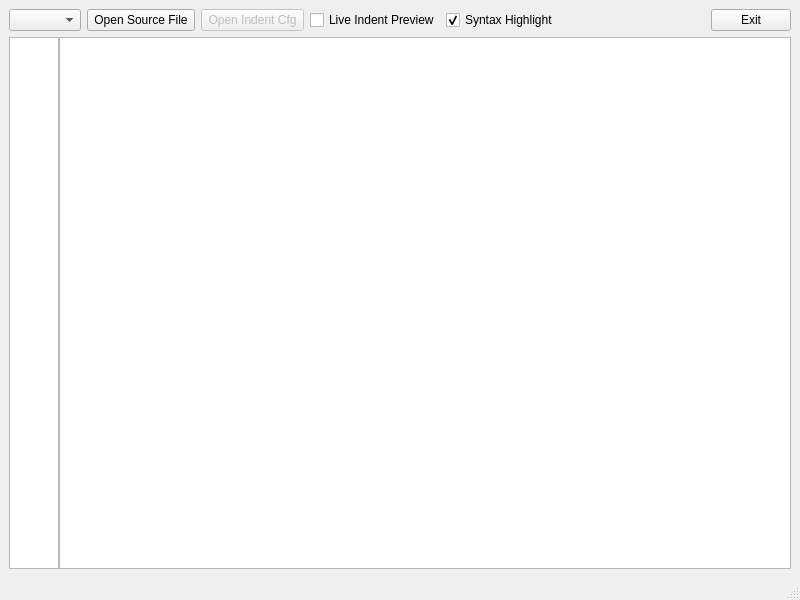
<ui version="4.0" >
 <author>Thomas_-_S</author>
 <comment></comment>
 <exportmacro></exportmacro>
 <class>IndentGui</class>
 <widget class="QMainWindow" name="IndentGui" >
  <property name="geometry" >
   <rect>
    <x>0</x>
    <y>0</y>
    <width>800</width>
    <height>600</height>
   </rect>
  </property>
  <property name="windowTitle" >
   <string>UniversalIndentGUI</string>
  </property>
  <property name="windowIcon" >
   <iconset resource="../resources/Icons.qrc" >:/new/prefix1/icon2.png</iconset>
  </property>
  <widget class="QWidget" name="centralwidget" >
   <layout class="QVBoxLayout" >
    <property name="margin" >
     <number>9</number>
    </property>
    <property name="spacing" >
     <number>6</number>
    </property>
    <item>
     <layout class="QHBoxLayout" >
      <property name="margin" >
       <number>0</number>
      </property>
      <property name="spacing" >
       <number>6</number>
      </property>
      <item>
       <widget class="QComboBox" name="cmbBoxIndenters" >
        <property name="toolTip" >
         <string>&lt;html>&lt;head>&lt;meta name="qrichtext" content="1" />&lt;/head>&lt;body style=" white-space: pre-wrap; font-family:MS Shell Dlg; font-size:8.25pt; font-weight:400; font-style:normal; text-decoration:none;">&lt;p style=" margin-top:0px; margin-bottom:0px; margin-left:0px; margin-right:0px; -qt-block-indent:0; text-indent:0px;">Shows the currently chosen indenters name and lets you choose other available indenters&lt;/p>&lt;/body>&lt;/html></string>
        </property>
       </widget>
      </item>
      <item>
       <widget class="QPushButton" name="pbOpenFile" >
        <property name="toolTip" >
         <string>&lt;html>&lt;head>&lt;meta name="qrichtext" content="1" />&lt;/head>&lt;body style=" white-space: pre-wrap; font-family:MS Shell Dlg; font-size:8.25pt; font-weight:400; font-style:normal; text-decoration:none;">&lt;p style=" margin-top:0px; margin-bottom:0px; margin-left:0px; margin-right:0px; -qt-block-indent:0; text-indent:0px;">&lt;span style=" font-size:8pt;">Opens a dialog for selecting a source code file.&lt;/span>&lt;/p>&lt;p style=" margin-top:0px; margin-bottom:0px; margin-left:0px; margin-right:0px; -qt-block-indent:0; text-indent:0px; font-size:8pt;">This file will be used to show what the indent tool changes.&lt;/p>&lt;/body>&lt;/html></string>
        </property>
        <property name="text" >
         <string> Open Source File </string>
        </property>
        <property name="icon" >
         <iconset resource="../resources/Icons.qrc" >:/new/prefix1/icon3.png</iconset>
        </property>
       </widget>
      </item>
      <item>
       <widget class="QPushButton" name="pbLoadIndentCfg" >
        <property name="enabled" >
         <bool>false</bool>
        </property>
        <property name="toolTip" >
         <string>&lt;html>&lt;head>&lt;meta name="qrichtext" content="1" />&lt;/head>&lt;body style=" white-space: pre-wrap; font-family:MS Shell Dlg; font-size:8.25pt; font-weight:400; font-style:normal; text-decoration:none;">&lt;p style=" margin-top:0px; margin-bottom:0px; margin-left:0px; margin-right:0px; -qt-block-indent:0; text-indent:0px; font-size:8pt;">Loads the configuration file for an indent tool.&lt;/p>&lt;p style=" margin-top:0px; margin-bottom:0px; margin-left:0px; margin-right:0px; -qt-block-indent:0; text-indent:0px; font-size:8pt;">(Disabled meanwhile because only implemented for GreatCode)&lt;/p>&lt;/body>&lt;/html></string>
        </property>
        <property name="text" >
         <string> Open Indent Cfg </string>
        </property>
       </widget>
      </item>
      <item>
       <widget class="QCheckBox" name="cbLivePreview" >
        <property name="toolTip" >
         <string>&lt;html>&lt;head>&lt;meta name="qrichtext" content="1" />&lt;/head>&lt;body style=" white-space: pre-wrap; font-family:MS Shell Dlg; font-size:8.25pt; font-weight:400; font-style:normal; text-decoration:none;">&lt;p style=" margin-top:0px; margin-bottom:0px; margin-left:0px; margin-right:0px; -qt-block-indent:0; text-indent:0px; font-size:8pt;">Turns the preview of the reformatted source code on and off.&lt;/p>&lt;p style=" margin-top:0px; margin-bottom:0px; margin-left:0px; margin-right:0px; -qt-block-indent:0; text-indent:0px; font-size:8pt;">In other words it switches between formatted and nonformatted code.&lt;/p>&lt;/body>&lt;/html></string>
        </property>
        <property name="text" >
         <string>Live Indent Preview</string>
        </property>
       </widget>
      </item>
      <item>
       <widget class="QCheckBox" name="cbHighlight" >
        <property name="toolTip" >
         <string>&lt;html>&lt;head>&lt;meta name="qrichtext" content="1" />&lt;/head>&lt;body style=" white-space: pre-wrap; font-family:MS Shell Dlg; font-size:8.25pt; font-weight:400; font-style:normal; text-decoration:none;">&lt;p style=" margin-top:0px; margin-bottom:0px; margin-left:0px; margin-right:0px; -qt-block-indent:0; text-indent:0px;">Enables and disables the highlightning of the source&lt;/p>&lt;p style=" margin-top:0px; margin-bottom:0px; margin-left:0px; margin-right:0px; -qt-block-indent:0; text-indent:0px;">code shown below. (Still needs some performance improvements)&lt;/p>&lt;/body>&lt;/html></string>
        </property>
        <property name="text" >
         <string>Syntax Highlight</string>
        </property>
        <property name="checked" >
         <bool>true</bool>
        </property>
       </widget>
      </item>
      <item>
       <spacer>
        <property name="orientation" >
         <enum>Qt::Horizontal</enum>
        </property>
        <property name="sizeHint" >
         <size>
          <width>40</width>
          <height>20</height>
         </size>
        </property>
       </spacer>
      </item>
      <item>
       <widget class="QPushButton" name="pbExit" >
        <property name="toolTip" >
         <string>&lt;html>&lt;head>&lt;meta name="qrichtext" content="1" />&lt;/head>&lt;body style=" white-space: pre-wrap; font-family:MS Shell Dlg; font-size:8.25pt; font-weight:400; font-style:normal; text-decoration:none;">&lt;p style=" margin-top:0px; margin-bottom:0px; margin-left:0px; margin-right:0px; -qt-block-indent:0; text-indent:0px;">Quits the UniversalIndentGUI&lt;/p>&lt;/body>&lt;/html></string>
        </property>
        <property name="text" >
         <string>Exit</string>
        </property>
       </widget>
      </item>
     </layout>
    </item>
    <item>
     <layout class="QHBoxLayout" >
      <property name="margin" >
       <number>0</number>
      </property>
      <property name="spacing" >
       <number>0</number>
      </property>
      <item>
       <layout class="QVBoxLayout" >
        <property name="margin" >
         <number>0</number>
        </property>
        <property name="spacing" >
         <number>6</number>
        </property>
       </layout>
      </item>
      <item>
       <widget class="QTextEdit" name="txtedLineNumbers" >
        <property name="maximumSize" >
         <size>
          <width>50</width>
          <height>16777215</height>
         </size>
        </property>
        <property name="font" >
         <font>
          <family>Courier New</family>
          <pointsize>10</pointsize>
          <weight>50</weight>
          <italic>false</italic>
          <bold>false</bold>
          <underline>false</underline>
          <strikeout>false</strikeout>
         </font>
        </property>
        <property name="contextMenuPolicy" >
         <enum>Qt::NoContextMenu</enum>
        </property>
        <property name="verticalScrollBarPolicy" >
         <enum>Qt::ScrollBarAlwaysOff</enum>
        </property>
        <property name="lineWrapMode" >
         <enum>QTextEdit::NoWrap</enum>
        </property>
        <property name="readOnly" >
         <bool>true</bool>
        </property>
       </widget>
      </item>
      <item>
       <widget class="QTextEdit" name="txtedSourceCode" >
        <property name="font" >
         <font>
          <family>Courier New</family>
          <pointsize>10</pointsize>
          <weight>50</weight>
          <italic>false</italic>
          <bold>false</bold>
          <underline>false</underline>
          <strikeout>false</strikeout>
         </font>
        </property>
        <property name="lineWrapMode" >
         <enum>QTextEdit::NoWrap</enum>
        </property>
       </widget>
      </item>
     </layout>
    </item>
   </layout>
  </widget>
  <widget class="QStatusBar" name="statusbar" >
   <property name="geometry" >
    <rect>
     <x>0</x>
     <y>581</y>
     <width>800</width>
     <height>19</height>
    </rect>
   </property>
  </widget>
 </widget>
 <pixmapfunction></pixmapfunction>
 <tabstops>
  <tabstop>pbOpenFile</tabstop>
  <tabstop>pbLoadIndentCfg</tabstop>
  <tabstop>cbLivePreview</tabstop>
  <tabstop>cbHighlight</tabstop>
  <tabstop>pbExit</tabstop>
  <tabstop>txtedLineNumbers</tabstop>
  <tabstop>txtedSourceCode</tabstop>
 </tabstops>
 <resources>
  <include location="Icons" />
  <include location="Icons.qrc" />
  <include location="../resources/Icons.qrc" />
 </resources>
 <connections>
  <connection>
   <sender>pbExit</sender>
   <signal>clicked()</signal>
   <receiver>IndentGui</receiver>
   <slot>close()</slot>
   <hints>
    <hint type="sourcelabel" >
     <x>793</x>
     <y>118</y>
    </hint>
    <hint type="destinationlabel" >
     <x>548</x>
     <y>17</y>
    </hint>
   </hints>
  </connection>
 </connections>
</ui>
